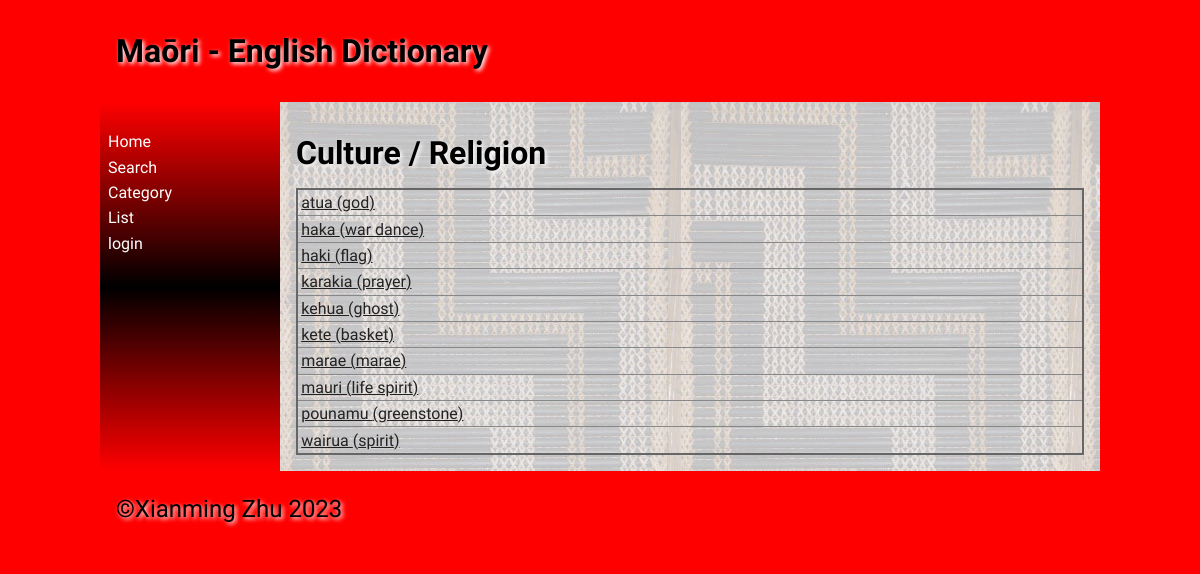
Screenshot of /category_detail/4 with the database file from the repository.
### tables this page shows
CREATE TABLE "category"
(
    cat_id   integer not null
        constraint category_pk
            primary key
        constraint category_vocab_list_cat_id_fk
            references vocab_list (cat_id),
    cat_name varchar(30)
);

CREATE TABLE "vocab_list"
(
    Maori      varchar(30),
    English    varchar(30),
    cat_id     integer,
    Definition varchar(500),
    Level      integer,
    word_id    integer
        constraint vocab_list_pk
            primary key,
    editor_id  INTEGER,
    images     varchar(200),
    date       text
);

### app.py (the view)
@app.route('/category_detail/<int:cat_id>')
def category_detail(cat_id):
    db = get_db()
    words = db.execute('SELECT * FROM vocab_list WHERE cat_id = ?', (cat_id,)).fetchall()
    category_name = db.execute('SELECT * FROM Category WHERE cat_id = ?', (cat_id,)).fetchone()[1]
    return render_template('category_detail.html', category_name=category_name, words=words)

### app.py (called while the page is built)
def get_db():
    db = getattr(g, '_database', None)
    if db is None:
        db = g._database = sqlite3.connect(DATABASE)
        db.row_factory = sqlite3.Row
    return db

### templates/category_detail.html (shortened to what this page needs)
{% extends 'base.html' %}
{% block heading %}Maōri - English Dictionary{% endblock %}
{% block main %}
 <h1>{{ category_name }}</h1>
    <table>
         {% for word in words %}
             <tr><td><a href="{{ url_for('word_detail', word_id=word[5]) }}">{{ word[0] }} ({{ word[1] }})</a></td></tr>
         {% endfor %}
    </table>
{% endblock %}

### static/css/style.css (style rules this page uses)
* { font-family: Comfortaa, sans-serif; margin: 0; padding: 0; box-sizing: border-box; }
body { background-color: #ff0000; }
h1, h2, h3, h4 { padding: 1rem 0; font-family: 'Suez One', serif; color: #000; text-shadow: 2px 2px 4px #fff; }
a { color: #222; }
table { width: 100%; border: 2px solid #666; border-collapse: collapse; }
th, td { border: 1px solid #888; padding: 0.2rem; text-align: left; }

### rows the page displays
category: cat_name "Culture / Religion"
vocab_list: Maori "atua", English "god"
vocab_list: Maori "haka", English "war dance"
vocab_list: Maori "haki", English "flag"
vocab_list: Maori "karakia", English "prayer"
vocab_list: Maori "kehua", English "ghost"
vocab_list: Maori "kete", English "basket"
vocab_list: Maori "marae", English "marae"
vocab_list: Maori "mauri", English "life spirit"
vocab_list: Maori "pounamu", English "greenstone"
vocab_list: Maori "wairua", English "spirit"
